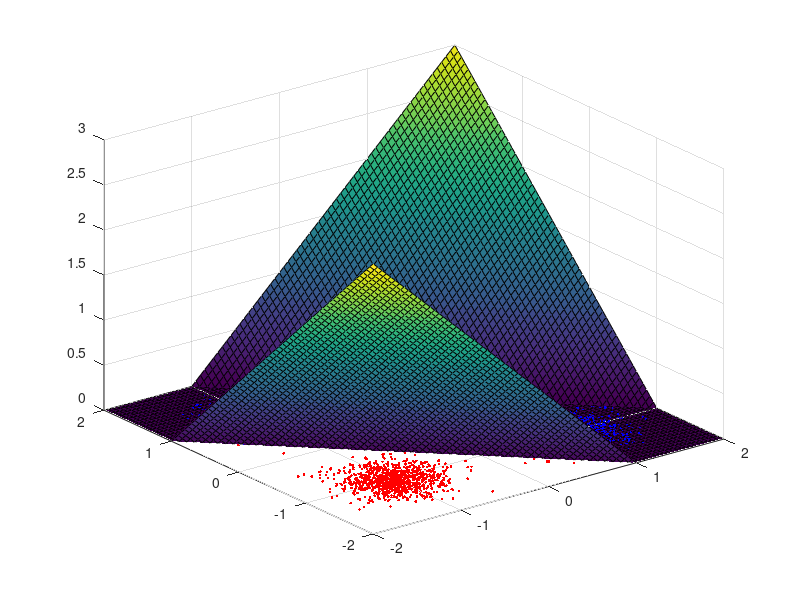

Source code (MATLAB): (Note: this script raises an error after producing the figure.)
%%
clc; clear; close all;

%% Test Intput
test_input1 = 0.25*randn([2 1000]) + [ 1;  1];
test_input2 = 0.25*randn([2 1000]) + [ 1; -1];
test_input3 = 0.25*randn([2 1000]) + [-1; -1];
test_input4 = 0.25*randn([2 1000]) + [-1;  1];

test_input = [test_input1 test_input2 test_input3 test_input4];

%% 2x1 1x5
input1 = [1; 4];

% layer1w = [5 3; 2 4; 8 8; 6 3; 2 1];
% layer1b = [0 1 0 2 1];

layer1w = [1 1; -1 -1];
layer1b = [-1; -1];

layer1r = layer1w*test_input + layer1b;

layer1r = layer1r.*(layer1r > 0); % Relu function

layer2w = [1 1];
layer2b = [0];

layer2r = layer2w*layer1r + layer2b;

layer2r = layer2r.*(layer2r > 0); % Relu function

%condition = layer1r > 0;

%% Plot of Results in 3D

[X, Y] = meshgrid(-2:0.05:2,-2:0.05:2);

Xin = reshape(X,1,[]);
Yin = reshape(Y,1,[]);

Zaux = layer1w*[Xin; Yin] + layer1b;
Zaux = Zaux.*(Zaux > 0);

%Z1 = reshape(Zaux(1,:),size(X));
%Z2 = reshape(Zaux(2,:),size(X));

Zaux = layer2w*Zaux + layer2b;
Zaux = Zaux.*(Zaux > 0);

Z = reshape(Zaux,size(X));

figure

surf(X,Y,Z) 

hold on
plot(test_input(1,layer2r > 0), test_input(2,layer2r > 0),'.r') 
plot(test_input(1,layer2r <= 0), test_input(2,layer2r <= 0),'.b') 
hold off

% surf(X,Y,Z1) 
% hold on
% surf(X,Y,Z2) 
% hold off

yline(0)
xline(0)

xlim([-2, 2])
ylim([-2, 2])

daspect([1 1 1])

%% Plot of Binary Results

figure

plot(test_input(1,layer2r > 0), test_input(2,layer2r > 0),'.r') 
hold on
plot(test_input(1,layer2r <= 0), test_input(2,layer2r <= 0),'.b') 
hold off

yline(0)
xline(0)

xlim([-2, 2])
ylim([-2, 2])

daspect([1 1 1])